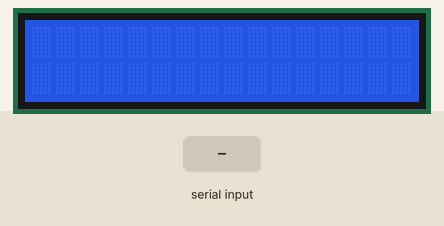
Bench run of a sketch on a simulated Arduino Uno, built with avr-gcc and run on an emulated ATmega328P. Shown: 16×2 character LCD. The inputs (shaded band) are chosen by the test bench. What the sketch prints to the serial monitor is not drawn.

Above: at 3.5 s.
3.6 s: "1" received over Serial
At 5.2 s:
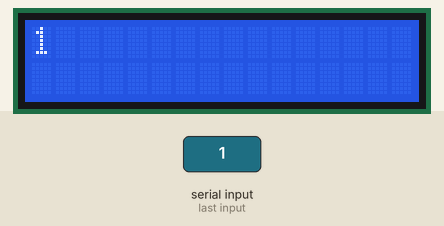
Timing chart, 0 to 6.7 s (numbered marks = the images above; inputs shaded):
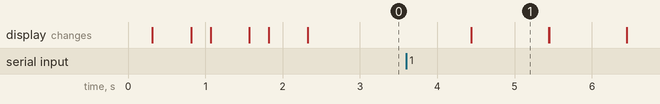

Measured:
- after the input at 3.6 s, the display: changes after 0.84 s (image 1)
- what the display in image 1 shows lasts 1.0 s, from 4.4 s to 5.4 s

The sketch:

pcboxdisplaybluetooh.ino
```cpp
#include <Wire.h>
#include <LiquidCrystal_I2C.h>

LiquidCrystal_I2C lcd(0x27, 2, 1, 0, 4, 5, 6, 7, 3, POSITIVE);
String inData;
char commandbuffer[100];


void setup(){
  Serial.begin(9600);

  lcd.begin(16,2);
   for(int i = 0; i< 3; i++)
  {
    lcd.backlight();
    delay(250);
    lcd.noBacklight();
    delay(250);
    lcd.noBacklight();
    delay(250);

  }
  lcd.backlight();


}


void loop() {
 int i=0;
  char commandbuffer[100];
  lcd.clear();
  if(Serial.available()){
     delay(100);
     while( Serial.available() && i< 99) {
        commandbuffer[i++] = Serial.read();
     }
     commandbuffer[i++]='\0';
  }

  if(i>0)

     Serial.println((char*)commandbuffer);
     lcd.print((char*)commandbuffer);
     delay(1000);
     lcd.clear();
}
```
